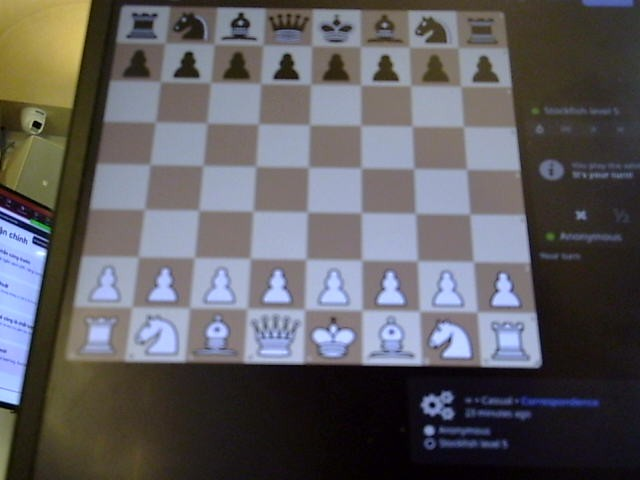
#> input picture captures/live_raw.jpg, 640 x 480 px
$ python -i vision.py   (imports and definitions only)   (older library calls are emulated)
#> lines starting #> are read from the running program, lines starting #| are printed output that depends on the picture; after the words box and inside, x2 and y2 are one past the last pixel; in counts of white or black regions, pixels touching at a corner belong together
#> further down, picture is the input picture: shape (480, 640, 3); mean B, G, R 96.5, 93.4, 95.1
"""THỊ GIÁC — nhìn bàn cờ thật qua camera C270 và suy ra NƯỚC ĐI.

CHIẾN LƯỢC (quan trọng): KHÔNG cần nhận diện TỪNG LOẠI quân. Vì ta theo dõi ván cờ
từ đầu bằng python-chess, chỉ cần biết Ô NÀO CÓ QUÂN / Ô NÀO TRỐNG (occupancy).
So sánh occupancy trước và sau khi đối thủ đi, rồi khớp với danh sách nước hợp lệ:
  - ô 'from' chuyển từ CÓ -> TRỐNG
  - ô 'to'   chuyển sang CÓ (hoặc vẫn CÓ nếu là nước ăn quân)
Cách này cực bền, chạy được cả với bộ quân bất kỳ.

CẦN HIỆU CHỈNH VỚI BÀN THẬT (làm cùng bạn buổi sáng):
  1. Chọn 4 góc bàn cờ (calibrate) -> lưu vào file.
  2. Chụp 'bàn trống lúc đầu ván' làm tham chiếu (đúng ra là thế cờ đầu đã có quân,
     nên ta dùng ngưỡng foreground theo từng ô).
  3. Tinh chỉnh ngưỡng occupancy theo ánh sáng/màu quân.
"""
from __future__ import annotations
import json
import os
from typing import Optional

import numpy as np

try:
    import cv2
except Exception:  # cho phép import module khi máy không có cv2
    cv2 = None

import chess
from . import config

WARP = 800  # kích thước ảnh bàn cờ sau khi nắn phẳng (px)
CALIB_FILE = os.path.join(os.path.dirname(__file__), "..", "captures", "board_calib.json")


# ---------------- Camera ----------------
# [29 lines left out: functions open_camera, grab, save_calibration, load_calibration, not called in this run]


def auto_detect_corners(frame) -> Optional[np.ndarray]:
    """Thử tự dò 4 góc bàn cờ = tứ giác lớn nhất. Nếu không chắc, hãy calibrate tay."""
    gray = cv2.cvtColor(frame, cv2.COLOR_BGR2GRAY)
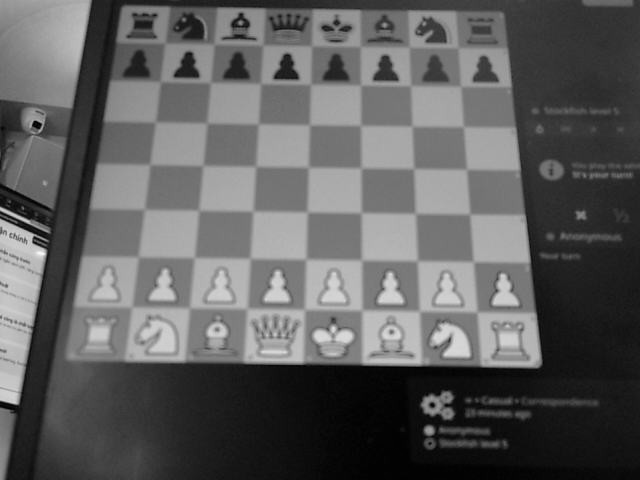
#> gray: shape (480, 640); min 1, max 249, mean 94.3
    gray = cv2.GaussianBlur(gray, (5, 5), 0)
    edges = cv2.Canny(gray, 50, 150)
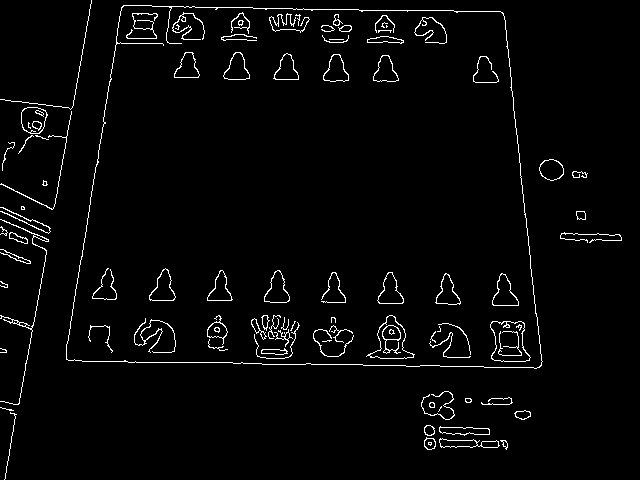
#> edges: shape (480, 640); 2.8% white in thin lines or dots
    edges = cv2.dilate(edges, np.ones((3, 3), np.uint8))
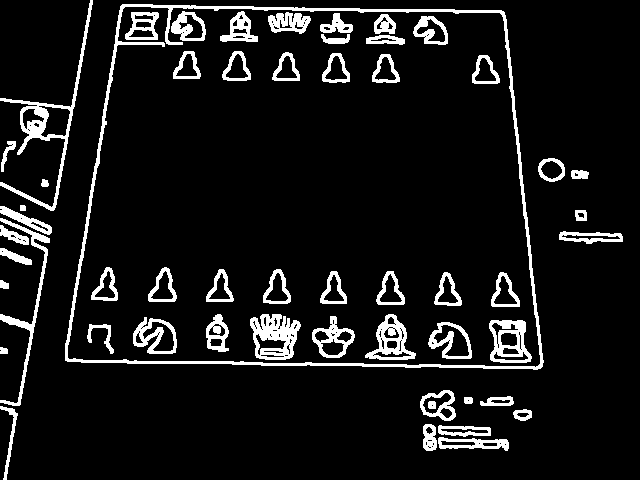
#> edges: shape (480, 640); 8.9% white; 55 white regions
    cnts, _ = cv2.findContours(edges, cv2.RETR_EXTERNAL, cv2.CHAIN_APPROX_SIMPLE)
#> cnts = 23 contours; largest, box (x1, y1, x2, y2) and area: (65, 4, 544, 370) 154354, (0, 0, 93, 211) 2322, (0, 218, 50, 406) 858, (420, 390, 456, 421) 766, (438, 437, 509, 451) 597
    best, best_area = None, 0
    for c in cnts:
        area = cv2.contourArea(c)
        if area < 0.2 * frame.shape[0] * frame.shape[1]:
            continue
        approx = cv2.approxPolyDP(c, 0.02 * cv2.arcLength(c, True), True)
        if len(approx) == 4 and area > best_area:
            best, best_area = approx.reshape(4, 2), area
#> this loop made 23 passes
#> (area, best, best_area) on pass 22: (154354.5, [[120, 6], [65, 360], [542, 366], [503, 11]], 154354.5)
#> area on passes 1 to 6: 597, 431.5, 292.5, 156, 213.5, 46.5
#> after the loop, best_area = 154354.5
    return _order_corners(best) if best is not None else None


def _order_corners(pts):
    pts = np.array(pts, dtype=np.float32)
#> pts = [[120, 6], [65, 360], [542, 366], [503, 11]]
    s = pts.sum(1)
#> s = [126, 425, 908, 514]
    d = np.diff(pts, axis=1).reshape(-1)
#> d = [-114, 295, -176, -492]
    return np.array([
        pts[np.argmin(s)],   # trên-trái
        pts[np.argmin(d)],   # trên-phải
        pts[np.argmax(s)],   # dưới-phải
        pts[np.argmax(d)],   # dưới-trái
    ], dtype=np.float32)


# [99 lines left out: functions warp_board, square_cells, occupancy_grid, _sq_index, _expected_change, diff_to_move, not called in this run]


# ---------------- Vòng chụp một nước ----------------
class BoardWatcher:
    """Theo dõi bàn cờ: giữ occupancy hiện tại, mỗi lần gọi read_move() để lấy nước mới."""

    # [11 lines left out: functions __init__, snapshot, not called in this run]

    def sync(self):
        self.prev_grid = self.snapshot()

    # [9 lines left out: function read_move, not called in this run]

>>> import cv2
>>> picture = cv2.imread('../captures/live_raw.jpg')
>>> result = auto_detect_corners(picture)
#> result = [[120, 6], [503, 11], [542, 366], [65, 360]]

$ run again, on captures/chk1.jpg
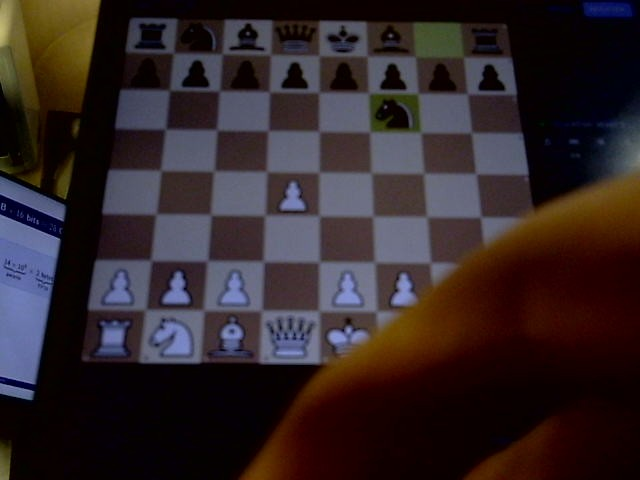
#> input picture captures/chk1.jpg, 640 x 480 px
#> picture is the input picture: shape (480, 640, 3); mean B, G, R 40.4, 37.9, 49.2
#> in auto_detect_corners, `edges = cv2.Canny(gray, 50, 150)`:
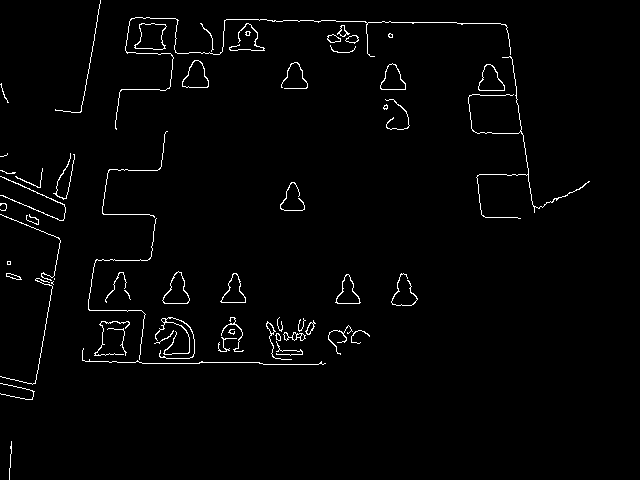
#> edges: shape (480, 640); 1.9% white in thin lines or dots
#> in auto_detect_corners, `edges = cv2.dilate(edges, np.ones((3, 3), np.uint8))`:
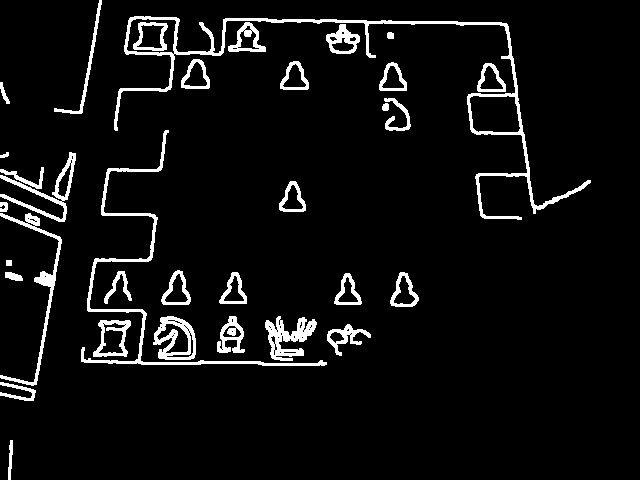
#> edges: shape (480, 640); 6% white; 34 white regions
#> cnts = 33 contours; largest, box (x1, y1, x2, y2) and area: (114, 16, 591, 220) 6054, (81, 130, 327, 366) 1566, (153, 316, 196, 360) 1362, (265, 316, 317, 361) 1014, (0, 152, 76, 222) 958
#> the loop in auto_detect_corners, `for c in cnts:` made 33 passes
#> area on passes 1 to 8: 87, 180, 467.5, 940, 1014, 533, 1361.5, 498.5
#> after the loop in auto_detect_corners, `for c in cnts:`: best_area = 0
